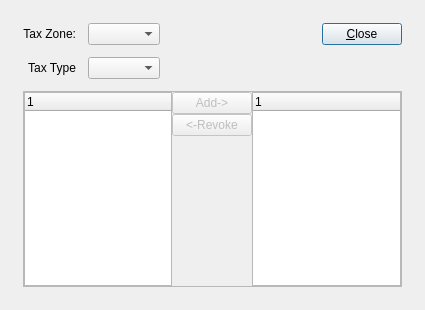
<ui version="4.0" >
 <class>taxAssignment</class>
 <widget class="QDialog" name="taxAssignment" >
  <property name="geometry" >
   <rect>
    <x>0</x>
    <y>0</y>
    <width>425</width>
    <height>310</height>
   </rect>
  </property>
  <property name="windowTitle" >
   <string>Tax Assignment</string>
  </property>
  <layout class="QGridLayout" name="gridLayout_5" >
   <item row="0" column="0" >
    <layout class="QGridLayout" name="gridLayout_4" >
     <property name="margin" >
      <number>12</number>
     </property>
     <property name="spacing" >
      <number>12</number>
     </property>
     <item row="0" column="0" >
      <layout class="QHBoxLayout" name="horizontalLayout_4" >
       <item>
        <layout class="QGridLayout" name="gridLayout_2" >
         <item row="1" column="0" >
          <widget class="QLabel" name="_taxTypeLit" >
           <property name="text" >
            <string>Tax Type</string>
           </property>
           <property name="alignment" >
            <set>Qt::AlignRight|Qt::AlignTrailing|Qt::AlignVCenter</set>
           </property>
          </widget>
         </item>
         <item row="0" column="0" >
          <widget class="QLabel" name="_taxZoneLit" >
           <property name="text" >
            <string>Tax Zone:</string>
           </property>
           <property name="alignment" >
            <set>Qt::AlignRight|Qt::AlignTrailing|Qt::AlignVCenter</set>
           </property>
          </widget>
         </item>
         <item row="0" column="1" >
          <layout class="QHBoxLayout" name="horizontalLayout_2" >
           <item>
            <widget class="XComboBox" name="_taxZone" >
             <property name="allowNull" >
              <bool>true</bool>
             </property>
             <property name="nullStr" >
              <string>Any</string>
             </property>
             <property name="type" >
              <enum>XComboBox::TaxZones</enum>
             </property>
            </widget>
           </item>
           <item>
            <spacer name="horizontalSpacer_2" >
             <property name="orientation" >
              <enum>Qt::Horizontal</enum>
             </property>
             <property name="sizeHint" stdset="0" >
              <size>
               <width>40</width>
               <height>20</height>
              </size>
             </property>
            </spacer>
           </item>
          </layout>
         </item>
         <item row="1" column="1" >
          <layout class="QHBoxLayout" name="horizontalLayout_5" >
           <item>
            <widget class="XComboBox" name="_taxType" >
             <property name="allowNull" >
              <bool>true</bool>
             </property>
             <property name="nullStr" >
              <string>Any</string>
             </property>
             <property name="type" >
              <enum>XComboBox::TaxTypes</enum>
             </property>
            </widget>
           </item>
           <item>
            <spacer name="horizontalSpacer_5" >
             <property name="orientation" >
              <enum>Qt::Horizontal</enum>
             </property>
             <property name="sizeHint" stdset="0" >
              <size>
               <width>40</width>
               <height>20</height>
              </size>
             </property>
            </spacer>
           </item>
          </layout>
         </item>
         <item row="2" column="1" >
          <spacer name="verticalSpacer" >
           <property name="orientation" >
            <enum>Qt::Vertical</enum>
           </property>
           <property name="sizeHint" stdset="0" >
            <size>
             <width>20</width>
             <height>0</height>
            </size>
           </property>
          </spacer>
         </item>
        </layout>
       </item>
       <item>
        <spacer name="horizontalSpacer_4" >
         <property name="orientation" >
          <enum>Qt::Horizontal</enum>
         </property>
         <property name="sizeHint" stdset="0" >
          <size>
           <width>0</width>
           <height>20</height>
          </size>
         </property>
        </spacer>
       </item>
       <item>
        <layout class="QVBoxLayout" name="verticalLayout_3" >
         <property name="spacing" >
          <number>0</number>
         </property>
         <item>
          <widget class="QPushButton" name="_close" >
           <property name="text" >
            <string>&amp;Close</string>
           </property>
          </widget>
         </item>
         <item>
          <spacer name="verticalSpacer_2" >
           <property name="orientation" >
            <enum>Qt::Vertical</enum>
           </property>
           <property name="sizeHint" stdset="0" >
            <size>
             <width>20</width>
             <height>0</height>
            </size>
           </property>
          </spacer>
         </item>
        </layout>
       </item>
      </layout>
     </item>
     <item row="1" column="0" >
      <widget class="QFrame" name="_frame" >
       <property name="sizePolicy" >
        <sizepolicy vsizetype="Expanding" hsizetype="Preferred" >
         <horstretch>0</horstretch>
         <verstretch>1</verstretch>
        </sizepolicy>
       </property>
       <property name="frameShape" >
        <enum>QFrame::StyledPanel</enum>
       </property>
       <property name="frameShadow" >
        <enum>QFrame::Raised</enum>
       </property>
       <layout class="QGridLayout" name="gridLayout_3" >
        <property name="margin" >
         <number>0</number>
        </property>
        <property name="spacing" >
         <number>0</number>
        </property>
        <item row="0" column="0" >
         <layout class="QGridLayout" name="gridLayout" >
          <item row="0" column="0" >
           <widget class="XTreeWidget" name="_taxCodeOption" >
            <property name="sizePolicy" >
             <sizepolicy vsizetype="Expanding" hsizetype="Expanding" >
              <horstretch>0</horstretch>
              <verstretch>0</verstretch>
             </sizepolicy>
            </property>
           </widget>
          </item>
          <item row="0" column="1" >
           <layout class="QVBoxLayout" name="verticalLayout" >
            <property name="spacing" >
             <number>0</number>
            </property>
            <item>
             <widget class="QPushButton" name="_add" >
              <property name="enabled" >
               <bool>false</bool>
              </property>
              <property name="text" >
               <string>Add-></string>
              </property>
             </widget>
            </item>
            <item>
             <widget class="QPushButton" name="_revoke" >
              <property name="enabled" >
               <bool>false</bool>
              </property>
              <property name="text" >
               <string>&lt;-Revoke</string>
              </property>
             </widget>
            </item>
            <item>
             <spacer>
              <property name="orientation" >
               <enum>Qt::Vertical</enum>
              </property>
              <property name="sizeHint" stdset="0" >
               <size>
                <width>20</width>
                <height>0</height>
               </size>
              </property>
             </spacer>
            </item>
           </layout>
          </item>
          <item row="0" column="2" >
           <widget class="XTreeWidget" name="_taxCodeSelected" >
            <property name="sizePolicy" >
             <sizepolicy vsizetype="Expanding" hsizetype="Expanding" >
              <horstretch>0</horstretch>
              <verstretch>5</verstretch>
             </sizepolicy>
            </property>
           </widget>
          </item>
         </layout>
        </item>
       </layout>
      </widget>
     </item>
    </layout>
   </item>
  </layout>
 </widget>
 <customwidgets>
  <customwidget>
   <class>XComboBox</class>
   <extends>QComboBox</extends>
   <header>xcombobox.h</header>
  </customwidget>
  <customwidget>
   <class>XTreeWidget</class>
   <extends>QTreeWidget</extends>
   <header>xtreewidget.h</header>
   <container>1</container>
  </customwidget>
 </customwidgets>
 <resources/>
 <connections>
  <connection>
   <sender>_close</sender>
   <signal>clicked()</signal>
   <receiver>taxAssignment</receiver>
   <slot>reject()</slot>
   <hints>
    <hint type="sourcelabel" >
     <x>353</x>
     <y>37</y>
    </hint>
    <hint type="destinationlabel" >
     <x>302</x>
     <y>26</y>
    </hint>
   </hints>
  </connection>
 </connections>
</ui>
